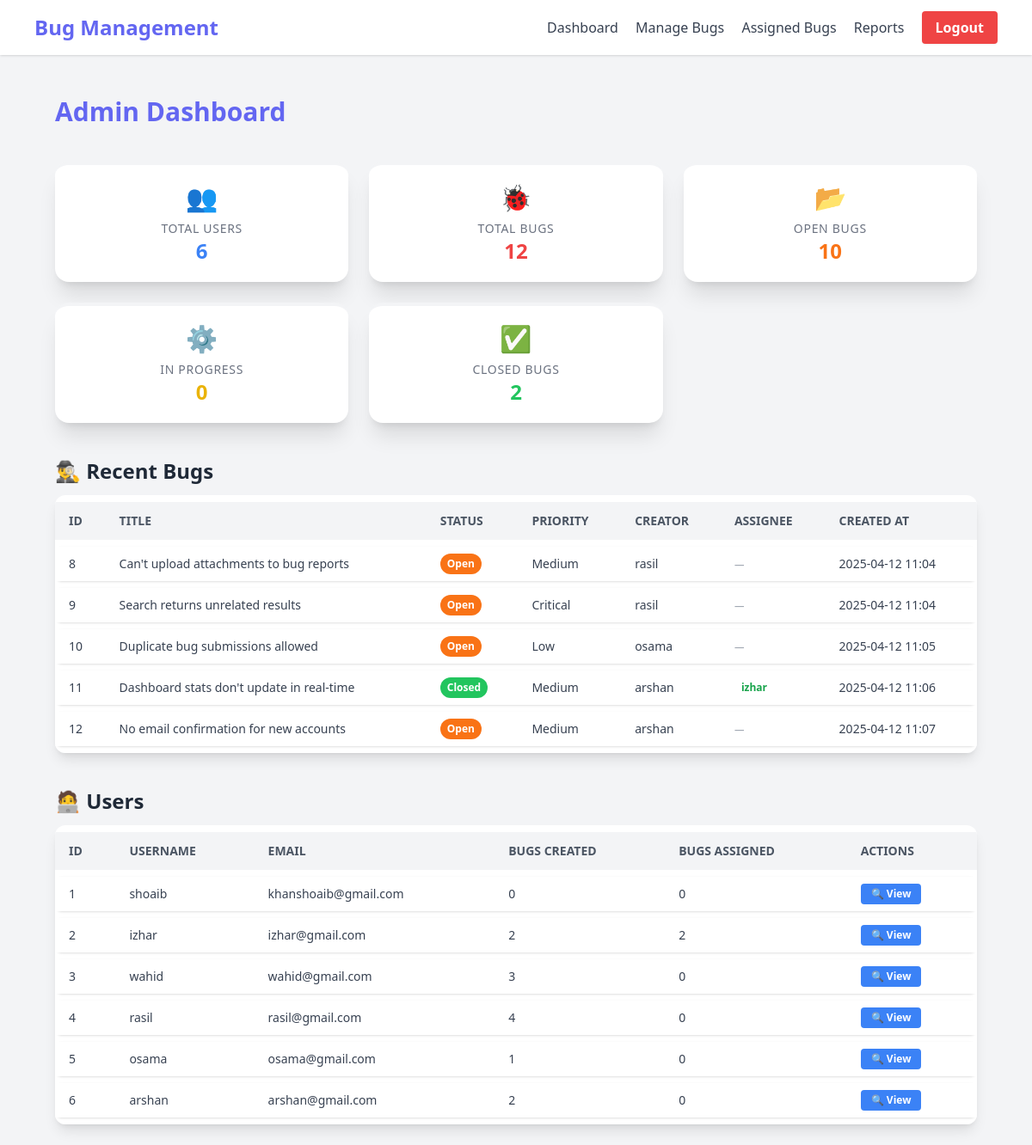
/admin/dashboard (signed in), run on an earlier commit of the app's database.
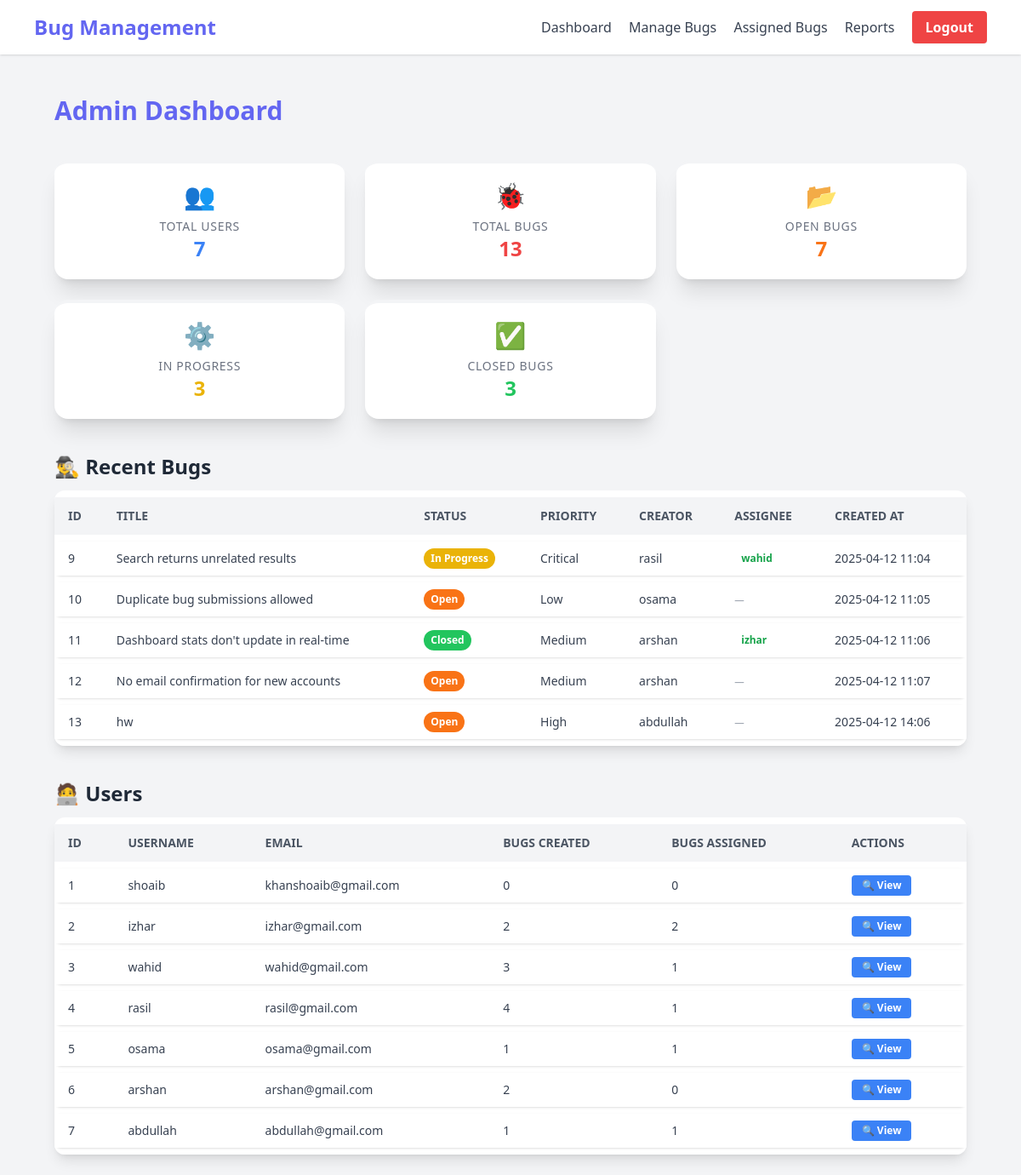
And on a later commit of the database.
### app.py (models this page shows, shortened)
class Bug(db.Model):
    id = db.Column(db.Integer, primary_key=True)
    title = db.Column(db.String(100), nullable=False)
    description = db.Column(db.Text, nullable=False)
    status = db.Column(db.String(20), default='Open')
    priority = db.Column(db.String(20), default='Medium')
    created_at = db.Column(db.DateTime, default=datetime.utcnow)
    updated_at = db.Column(db.DateTime, default=datetime.utcnow, onupdate=datetime.utcnow)
    creator_id = db.Column(db.Integer, db.ForeignKey('user.id'), nullable=False)
    assignee_id = db.Column(db.Integer, db.ForeignKey('user.id'))

class User(UserMixin, db.Model):
    id = db.Column(db.Integer, primary_key=True)
    username = db.Column(db.String(80), unique=True, nullable=False)
    email = db.Column(db.String(120), unique=True, nullable=False)
    password_hash = db.Column(db.String(128))
    is_admin = db.Column(db.Boolean, default=False)
    bugs_created = db.relationship('Bug', backref='creator', lazy=True, foreign_keys='Bug.creator_id')
    bugs_assigned = db.relationship('Bug', backref='assignee', lazy=True, foreign_keys='Bug.assignee_id')

### app.py (the view)
@app.route('/admin/dashboard')
@login_required
def admin_dashboard():
    if not current_user.is_admin:
        return redirect(url_for('user_dashboard'))
    users = User.query.all()
    bugs = Bug.query.all()
    open_bugs = Bug.query.filter_by(status='Open').count()
    in_progress_bugs = Bug.query.filter_by(status='In Progress').count()
    closed_bugs = Bug.query.filter_by(status='Closed').count()
    return render_template('admin/admin_dashboard.html',
                         users=users,
                         bugs=bugs,
                         open_bugs=open_bugs,
                         in_progress_bugs=in_progress_bugs,
                         closed_bugs=closed_bugs)

### app.py (called while the page is built)
@login_manager.user_loader
def load_user(user_id):
    return User.query.get(int(user_id))

### templates/admin/admin_dashboard.html (shortened to what the changed rows need)
{% extends "base.html" %}
{% block content %}
<div class="p-6 animate-fade-in space-y-10">
    <h1 class="text-3xl font-extrabold text-primary"> Admin Dashboard</h1>
    <div class="grid grid-cols-1 sm:grid-cols-2 md:grid-cols-3 xl:grid-cols-5 gap-6">
        {% set stats = [
            ('Total Users', users|length, 'text-blue-500', '👥'),
            ('Total Bugs', bugs|length, 'text-red-500', '🐞'),
            ('Open Bugs', open_bugs, 'text-orange-500', '📂'),
            ('In Progress', in_progress_bugs, 'text-yellow-500', '⚙️'),
            ('Closed Bugs', closed_bugs, 'text-green-500', '✅')
        ] %}
        {% for label, value, color, emoji in stats %}
        <div class="bg-white shadow-xl hover:shadow-2xl transition rounded-2xl p-5 text-center border-t-4 border-gray-100">
            <div class="text-3xl mb-2">{{ emoji }}</div>
            <h3 class="text-gray-500 text-sm uppercase tracking-wider">{{ label }}</h3>
            <p class="text-2xl font-bold {{ color }}">{{ value }}</p>
        </div>
        {% endfor %}
    </div>
    <div>
        <h2 class="text-2xl font-semibold text-gray-800 mb-3">🕵️‍♂️ Recent Bugs</h2>
        <div class="overflow-x-auto rounded-xl shadow-lg animate-fade-in">
            <table class="min-w-full bg-white border-separate border-spacing-y-2">
                <thead class="bg-gray-100 text-gray-600 text-sm uppercase">
                    <tr>
                        {% for label in ['ID', 'Title', 'Status', 'Priority', 'Creator', 'Assignee', 'Created At'] %}
                        <th class="px-4 py-3 text-left">{{ label }}</th>
                        {% endfor %}
                    </tr>
                </thead>
                <tbody class="text-sm text-gray-700">
                    {% for bug in bugs[-5:] %}
                    <tr class="bg-white hover:bg-gray-50 transition shadow rounded-lg">
                        <td class="px-4 py-2 font-medium">{{ bug.id }}</td>
                        <td class="px-4 py-2">{{ bug.title }}</td>
                        <td class="px-4 py-2">
                            <span class="inline-block px-2 py-1 rounded-full font-semibold text-white text-xs
                                {% if bug.status == 'Open' %} bg-orange-500
                                {% elif bug.status == 'In Progress' %} bg-yellow-500
                                {% elif bug.status == 'Closed' %} bg-green-500
                                {% else %} bg-gray-400 {% endif %}">
                                {{ bug.status }}
                            </span>
                        </td>
                        <td class="px-4 py-2">{{ bug.priority }}</td>
                        <td class="px-4 py-2">{{ bug.creator.username }}</td>
                        <td class="px-4 py-2">
                            {% if bug.assignee %}
                                <span class="inline-block px-2 py-1 rounded-full  text-green-600 font-semibold text-xs">
                                    {{ bug.assignee.username }}
                                </span>
                            {% else %}
                                <span class="text-gray-400 text-xs italic">—</span>
                            {% endif %}
                        </td>
                        <td class="px-4 py-2">{{ bug.created_at.strftime('%Y-%m-%d %H:%M') }}</td>
                    </tr>
                    {% endfor %}
                </tbody>
            </table>
        </div>
    </div>
    <div>
        <h2 class="text-2xl font-semibold text-gray-800 mb-3">🧑‍💻 Users</h2>
        <div class="overflow-x-auto rounded-xl shadow-lg animate-fade-in">
            <table class="min-w-full bg-white border-separate border-spacing-y-2">
                <thead class="bg-gray-100 text-gray-600 text-sm uppercase">
                    <tr>
                        {% for label in ['ID', 'Username', 'Email', 'Bugs Created', 'Bugs Assigned', 'Actions'] %}
                        <th class="px-4 py-3 text-left">{{ label }}</th>
                        {% endfor %}
                    </tr>
                </thead>
                <tbody class="text-sm text-gray-700">
                    {% for user in users %}
                    <tr class="bg-white hover:bg-gray-50 transition shadow rounded-lg">
                        <td class="px-4 py-2 font-medium">{{ user.id }}</td>
                        <td class="px-4 py-2">{{ user.username }}</td>
                        <td class="px-4 py-2">{{ user.email }}</td>
                        <td class="px-4 py-2">{{ user.bugs_created|length }}</td>
                        <td class="px-4 py-2">{{ user.bugs_assigned|length }}</td>
                        <td class="px-4 py-2">
                            <a href="{{ url_for('user_details', user_id=user.id) }}"
                               class="inline-block bg-blue-500 hover:bg-blue-600 text-white text-xs font-semibold px-3 py-1 rounded transition duration-200">
                                🔍 View
                            </a>
                        </td>
                    </tr>
                    {% endfor %}
                </tbody>
            </table>
        </div>
    </div>
</div>
{% endblock %}

What changed in the data, as far as the page shows it:
no longer on this page (row unchanged): Bug: id "8", title "Can't upload attachments to bug reports", status "Open", priority "Medium", creator.username "rasil", created_at "2025-04-12 11:04"
changed Bug "Search returns unrelated results": status "Open" → "In Progress"; assignee.username (not shown) → "wahid"; no longer shows "—"
added Bug: id "13", title "hw", status "Open", priority "High", creator.username "abdullah", created_at "2025-04-12 14:06"
computed for User "wahid": bugs_assigned|length "0" → "1"
computed for User "rasil": bugs_assigned|length "0" → "1"
computed for User "osama": bugs_assigned|length "0" → "1"
added User: id "7", username "abdullah", email "abdullah@gmail.com", bugs_created|length "1", bugs_assigned|length "1"
Also different on the page:
new list line: "👥 TOTAL USERS 7"
new list line: "🐞 TOTAL BUGS 13"
new list line: "📂 OPEN BUGS 7"
new list line: "⚙️ IN PROGRESS 3"
new list line: "✅ CLOSED BUGS 3"
list line gone: "👥 TOTAL USERS 6"
list line gone: "🐞 TOTAL BUGS 12"
list line gone: "📂 OPEN BUGS 10"
list line gone: "⚙️ IN PROGRESS 0"
list line gone: "✅ CLOSED BUGS 2"
